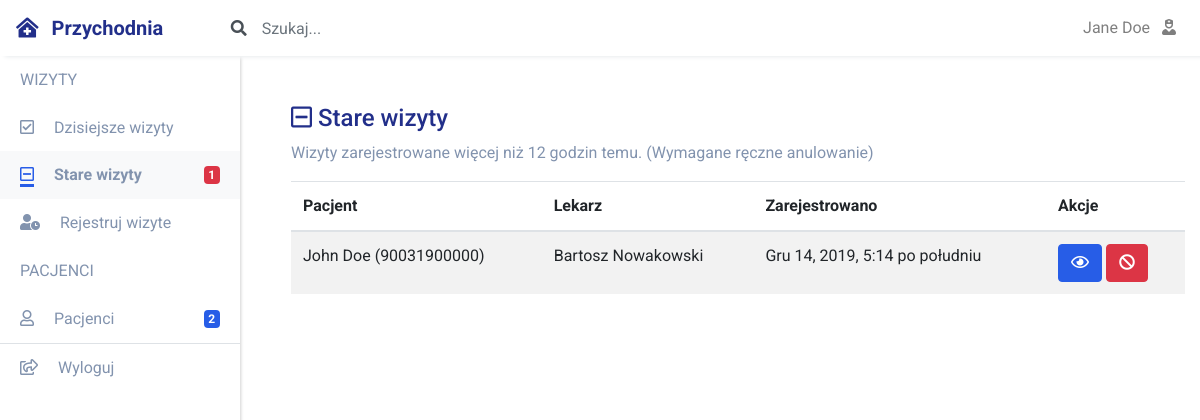
Before: /przychodnia/rejestratorka/wizyty-stare (signed in) with the older database file.
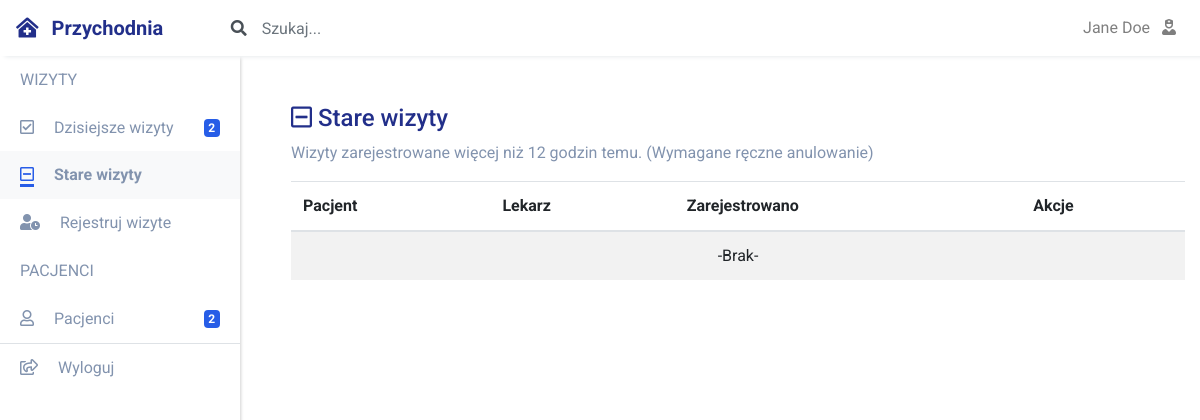
After: the same page with the newer database file.
### przychodnia_wizyta/models.py (models this page shows, shortened)
class Wizyta(models.Model):
    STATUS = (
        ("REJ", "Zarejestrowana"),
        ("ZAK", "Zakończona"),
        ("ANUL", "Anulowana")
    )
    opis = models.TextField(null=True, blank=True)
    diagnoza = models.TextField(null=True, blank=True)
    status = models.CharField(null=False, choices=STATUS, max_length=4, default="REJ")
    dt_rej = models.DateTimeField(auto_now_add=True)
    dt_zak_anul = models.DateTimeField(null=True)
    pacjent = models.ForeignKey(Pacjent, on_delete=models.PROTECT)
    rejestratorka = models.ForeignKey(Rejestratorka, on_delete=models.PROTECT)
    lekarz = models.ForeignKey(Lekarz, on_delete=models.PROTECT)
    wizyty = WizytaManager()
    class Meta:
        ordering = ["dt_rej"]
        verbose_name_plural = "Wizyty"

### przychodnia_pacjent/models.py (models this page shows)
class Pacjent(CommonProfileModel):
    adres = models.ForeignKey(Adres, on_delete=models.PROTECT)
    pesel = models.CharField("PESEL", max_length=11, unique=True)
    def __str__(self):
        return "%s %s (%s)" % (self.imie, self.nazwisko, self.pesel)
    class Meta:
        verbose_name_plural = "Pacjenci"

### przychodnia_app/models.py (models this page shows)
class Lekarz(CommonProfileModel):
    user = models.OneToOneField(User, on_delete=models.PROTECT)
    role = models.CharField(max_length=16, default="LEKARZ", editable=False)
    npwz = models.CharField("NPWZ", max_length=7, unique=True)
    class Meta:
        verbose_name_plural = "Lekarze"

### przychodnia_app/views/views_rejestratorka.py (the view)
@method_decorator(login_required(login_url='/login'), name='dispatch')
@method_decorator(uprawniania_rejestratorka_wymagane, name='dispatch')
class RejestratorkaWizytyStare(View):
    template_name = "przychodnia_app/rejestratorka/wizyty-stare.html"
    def get(self, request):
        context = {
            "stare_wizyty": Wizyta.wizyty.get_old(),
        }
        return render(request, self.template_name, context)

### common/context_processors.py (called while the page is built)
def common_context(request):
    profile = None
    if request.user.is_authenticated:
        if not profile and request.user.role and request.user.role == "REJ":
            profile = Rejestratorka.objects.get(user=request.user)
        if not profile and request.user.role and request.user.role == "LEK":
            profile = Lekarz.objects.get(user=request.user)
    context = {
        "time_now": timezone.now(),
        "pacjenci_count": Pacjent.objects.count(),
        "nowe_wizyty_count": Wizyta.wizyty.get_new().count(),
        "stare_wizyty_count": Wizyta.wizyty.get_old().count(),
        "profile": profile,
    }
    return context

### common/models.py (called while the page is built)
    def __str__(self):
        return "%s %s" % (self.imie, self.nazwisko)

### przychodnia_wizyta/models.py (called while the page is built)
    def get_old(self):
        return self.filter(
            Q(status='REJ') & Q(dt_rej__lte=timezone.now() - timedelta(hours=12)))

    def get_new(self):
        return self.filter(
            Q(status='REJ') & Q(dt_rej__gte=timezone.now() - timedelta(hours=12)))

    def get_queryset(self):
        return WizytaQuerySet(self.model, using=self._db)

    def get_old(self):
        return self.get_queryset().get_old()

### przychodnia_app/templates/przychodnia_app/rejestratorka/wizyty-stare.html (shortened to what this page needs)
{% extends 'przychodnia_app/extend/base_przychodnia.html' %}
{% block content %}
<h4><i class="far fa-minus-square"></i>&nbsp;Stare wizyty</h4>
<p>
  Wizyty zarejestrowane więcej niż 12 godzin temu. (Wymagane ręczne anulowanie)
</p>
<table class="table table-striped">
  <thead>
    <tr>
      <th scope="col">Pacjent</th>
      <th scope="col">Lekarz</th>
      <th scope="col">Zarejestrowano</th>
      <th scope="col">Akcje</th>
    </tr>
  </thead>
  <tbody>
    {% for wizyta in stare_wizyty %}
    <tr>
      <td>{{wizyta.pacjent}}</td>
      <td>{{wizyta.lekarz}}</td>
      <td>{{wizyta.dt_rej}}</td>
      <td>
        {% include 'przychodnia_app/include/action_buttons_common.html' %}
      </td>
    </tr>
    {% empty %}
    <tr>
      <td colspan="4" class="text-center">
        -Brak-
      </td>
    </tr>
    {% endfor %}
  </tbody>
</table>
{% endblock %}

### przychodnia_app/templates/przychodnia_app/include/action_buttons_common.html
<a href="{% url 'przychodnia_app:przychodnia-wizyta-detail' pk=wizyta.pk %}" class="btn btn-primary" href="#" role="button" data-toggle="tooltip" data-placement="bottom" title="Pokaż szczegóły">
  <i class="far fa-eye"></i>
</a>
<a class="btn btn-danger" href="{% url 'przychodnia_app:przychodnia-anuluj-wizyte' wizyta_id=wizyta.pk %}" role="button" data-toggle="tooltip" data-placement="bottom" title="Anuluj wizyte">
  <i class="fas fa-ban"></i>
</a>

Changed rows visible on the page:
no longer on this page (row edited): Wizyta: pacjent "John Doe (90031900000)", lekarz "Bartosz Nowakowski", dt_rej "Gru 14, 2019, 5:14 po południu"
Other visible differences:
{{ nowe_wizyty_count }}: (not shown) → "2"
{{ stare_wizyty_count }}: "1" → (not shown)
text now shown: "-Brak-"
